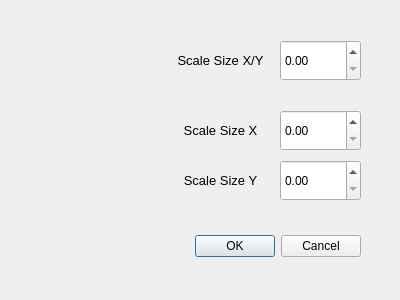
<?xml version="1.0" encoding="UTF-8"?>
<ui version="4.0">
 <class>QtDialogResize</class>
 <widget class="QDialog" name="QtDialogResize">
  <property name="geometry">
   <rect>
    <x>0</x>
    <y>0</y>
    <width>400</width>
    <height>300</height>
   </rect>
  </property>
  <property name="windowTitle">
   <string>QtDialogResize</string>
  </property>
  <widget class="QDialogButtonBox" name="buttonBox">
   <property name="geometry">
    <rect>
     <x>20</x>
     <y>230</y>
     <width>341</width>
     <height>32</height>
    </rect>
   </property>
   <property name="orientation">
    <enum>Qt::Horizontal</enum>
   </property>
   <property name="standardButtons">
    <set>QDialogButtonBox::Cancel|QDialogButtonBox::Ok</set>
   </property>
  </widget>
  <widget class="QLabel" name="label">
   <property name="geometry">
    <rect>
     <x>170</x>
     <y>40</y>
     <width>101</width>
     <height>41</height>
    </rect>
   </property>
   <property name="font">
    <font>
     <pointsize>10</pointsize>
    </font>
   </property>
   <property name="text">
    <string>Scale Size X/Y</string>
   </property>
   <property name="alignment">
    <set>Qt::AlignCenter</set>
   </property>
  </widget>
  <widget class="QDoubleSpinBox" name="doubleSpinBox">
   <property name="geometry">
    <rect>
     <x>280</x>
     <y>40</y>
     <width>81</width>
     <height>41</height>
    </rect>
   </property>
  </widget>
  <widget class="QLabel" name="label_2">
   <property name="geometry">
    <rect>
     <x>170</x>
     <y>110</y>
     <width>101</width>
     <height>41</height>
    </rect>
   </property>
   <property name="font">
    <font>
     <pointsize>10</pointsize>
    </font>
   </property>
   <property name="text">
    <string>Scale Size X</string>
   </property>
   <property name="alignment">
    <set>Qt::AlignCenter</set>
   </property>
  </widget>
  <widget class="QDoubleSpinBox" name="doubleSpinBox_2">
   <property name="geometry">
    <rect>
     <x>280</x>
     <y>110</y>
     <width>81</width>
     <height>41</height>
    </rect>
   </property>
  </widget>
  <widget class="QDoubleSpinBox" name="doubleSpinBox_3">
   <property name="geometry">
    <rect>
     <x>280</x>
     <y>160</y>
     <width>81</width>
     <height>41</height>
    </rect>
   </property>
  </widget>
  <widget class="QLabel" name="label_3">
   <property name="geometry">
    <rect>
     <x>170</x>
     <y>160</y>
     <width>101</width>
     <height>41</height>
    </rect>
   </property>
   <property name="font">
    <font>
     <pointsize>10</pointsize>
    </font>
   </property>
   <property name="text">
    <string>Scale Size Y</string>
   </property>
   <property name="alignment">
    <set>Qt::AlignCenter</set>
   </property>
  </widget>
 </widget>
 <layoutdefault spacing="6" margin="11"/>
 <resources/>
 <connections>
  <connection>
   <sender>buttonBox</sender>
   <signal>accepted()</signal>
   <receiver>QtDialogResize</receiver>
   <slot>close()</slot>
   <hints>
    <hint type="sourcelabel">
     <x>190</x>
     <y>245</y>
    </hint>
    <hint type="destinationlabel">
     <x>199</x>
     <y>149</y>
    </hint>
   </hints>
  </connection>
  <connection>
   <sender>doubleSpinBox_2</sender>
   <signal>editingFinished()</signal>
   <receiver>QtDialogResize</receiver>
   <slot>checkXYDimensionFill()</slot>
   <hints>
    <hint type="sourcelabel">
     <x>320</x>
     <y>130</y>
    </hint>
    <hint type="destinationlabel">
     <x>199</x>
     <y>149</y>
    </hint>
   </hints>
  </connection>
  <connection>
   <sender>doubleSpinBox_3</sender>
   <signal>editingFinished()</signal>
   <receiver>QtDialogResize</receiver>
   <slot>checkXYDimensionFill()</slot>
   <hints>
    <hint type="sourcelabel">
     <x>320</x>
     <y>180</y>
    </hint>
    <hint type="destinationlabel">
     <x>199</x>
     <y>149</y>
    </hint>
   </hints>
  </connection>
  <connection>
   <sender>doubleSpinBox</sender>
   <signal>editingFinished()</signal>
   <receiver>QtDialogResize</receiver>
   <slot>checkXYFactorFill()</slot>
   <hints>
    <hint type="sourcelabel">
     <x>320</x>
     <y>60</y>
    </hint>
    <hint type="destinationlabel">
     <x>199</x>
     <y>149</y>
    </hint>
   </hints>
  </connection>
 </connections>
 <slots>
  <slot>checkXYDimensionFill()</slot>
  <slot>checkXYFactorFill()</slot>
 </slots>
</ui>
